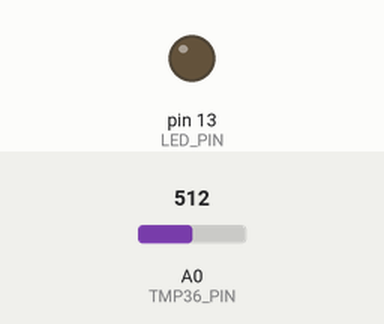
A sketch run on a simulated Arduino Uno, built with avr-gcc and run on an emulated ATmega328P. Parts: output pins drawn as LEDs (lit = HIGH). Dashed ring = blinking. Inputs (shaded band) come from the test bench; at power-on: A0 (TMP36_PIN) = 512.

Above: at 1.2 s.
1.3 s: A0 (TMP36_PIN) set to 20
At 1.42 s:
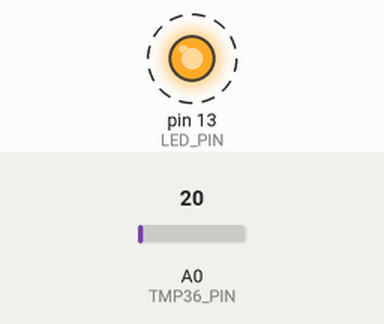
4.3 s: A0 (TMP36_PIN) set to 122
At 4.8 s:
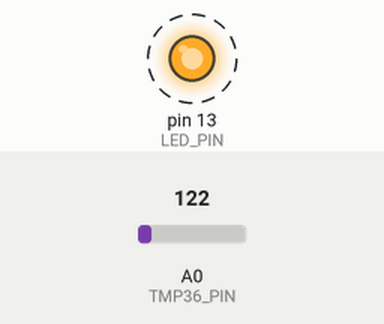
Timing chart, 0 to 13.3 s (numbered marks = the images above; inputs shaded):
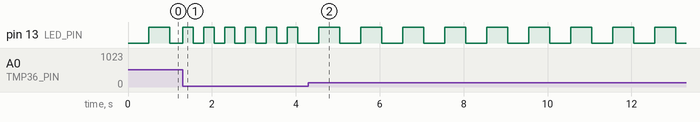

Measured:
- after the input at 1.3 s, pin 13 (LED_PIN): alternates HIGH for 0.25 s and LOW for 0.25 s, starting at once
- after the input at 4.3 s, pin 13 (LED_PIN): alternates HIGH for 0.50 s and LOW for 0.50 s, starting after 0.25 s

The sketch:

arduino_temp_control.ino
```cpp
// Constants for pins
const int TMP36_PIN = A0; // TMP36 temperature sensor pin
const int LED_PIN = 13;    // Onboard LED pin

// Constants for temperature thresholds and blink intervals
const int TEMP_THRESHOLD = 30;         // Temperature threshold in degrees Celsius
const unsigned long BLINK_INTERVAL_1 = 250; // Blink interval when below threshold (milliseconds)
const unsigned long BLINK_INTERVAL_2 = 500; // Blink interval when above threshold (milliseconds)

// Variables to store temperature and LED state
int temperature;
bool ledState = LOW;

// Variables to track timer interrupts
volatile bool interruptFlag = false;
volatile unsigned long timerCounter = 0;

void setup() {
  pinMode(LED_PIN, OUTPUT);  // Set LED pin as output

  // Configure Timer1 for interrupt every 1 millisecond
  cli(); // Disable interrupts
  TCCR1A = 0; // Set Timer1 control register A to 0
  TCCR1B = (1 << WGM12) | (1 << CS11) | (1 << CS10); // Set Timer1 control register B for CTC mode and prescaler of 64
  OCR1A = 249; // Set Timer1 output compare register for 1 millisecond
  TIMSK1 = (1 << OCIE1A); // Enable Timer1 output compare A interrupt
  sei(); // Enable interrupts
}

void loop() {
  if (interruptFlag) {
    interruptFlag = false; // Reset interrupt flag
    temperature = readTemperature(TMP36_PIN); // Read temperature from TMP36 sensor

    if (temperature < TEMP_THRESHOLD) {
      updateLED(BLINK_INTERVAL_1); // Update LED state with interval 250 ms if temperature is below threshold
    } else {
      updateLED(BLINK_INTERVAL_2); // Update LED state with interval 500 ms if temperature is above or equal to threshold
    }
  }
}

// Function to read temperature from TMP36 sensor
int readTemperature(int pin) {
  int rawValue = analogRead(pin); // Read raw ADC value from LM35 sensor
  float temperatureC = (rawValue * 5.0 / 1023) * 100; // Convert raw ADC value to temperature in Celsius
  return (int)temperatureC; // Return temperature
}

// Function to control LED blinking
void updateLED(unsigned long interval) {
  static unsigned long previousToggleTime = 0; // Static variable to store previous toggle time

  if (timerCounter - previousToggleTime >= interval) {
    previousToggleTime = timerCounter; // Save the last time LED was toggled

    // Toggle the LED state
    ledState = !ledState;
    digitalWrite(LED_PIN, ledState); // Update LED state
  }
}

// Timer1 output compare A interrupt service routine
ISR(TIMER1_COMPA_vect) {
  interruptFlag = true; // Set interrupt flag
  timerCounter++; // Increment timer counter
}
```
